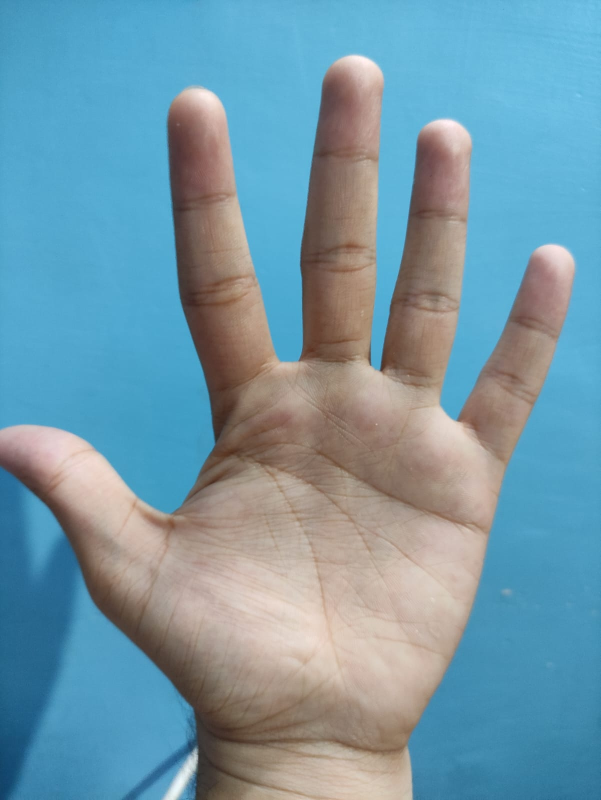
#> input picture Palmprint-detection-project/custom-images/image_rohit1.jpg, 1201 x 1600 px, given as the content of the folder dataset, which was not available (shown at 1/2 size)
$ jupyter execute --allow-errors end_to_end_palmprint_detection.ipynb   (shell and % lines are left out)   (text cells are left out)
#> lines starting #> are read from the running program, lines starting #| are printed output that depends on the picture; after the words box and inside, x2 and y2 are one past the last pixel; in counts of white or black regions, pixels touching at a corner belong together; pictures that were not available may be replaced by others from this repository, and a replacement may not be noted
[cell 1]
#Check gpu usage
import tensorflow as tf
tf.config.list_physical_devices()
#> (this line was passed over: tensorflow is not available in this run)

[cell 2]
#Importing necessary modules
import pandas as pd
import numpy as np
import matplotlib.pyplot as plt
import seaborn as sns
import cv2 as cv
import os

[cell 3]
# defining dataset path and All labels
DATA_PATH = "dataset"
unique_labels = os.listdir(DATA_PATH)
unique_labels

[cell 4]
#Extracting image ids and image paths and labels with respect to that
image_id = []
labels = []
image_paths = []
for label in os.listdir(DATA_PATH):
    IMG_DIR = os.path.join(DATA_PATH,label)
    for image in os.listdir(IMG_DIR):
        image_id.append(image)
        labels.append(label)
        image_paths.append(os.path.join(IMG_DIR,image))

len(image_id),len(labels), len(image_paths)

[cell 5]
image_id[:10], labels[:10], image_paths[:10]

#> (a cell that did not finish here is left out)

[cell 7]
pd.Series(labels).value_counts().plot.bar(figsize=(10,6))
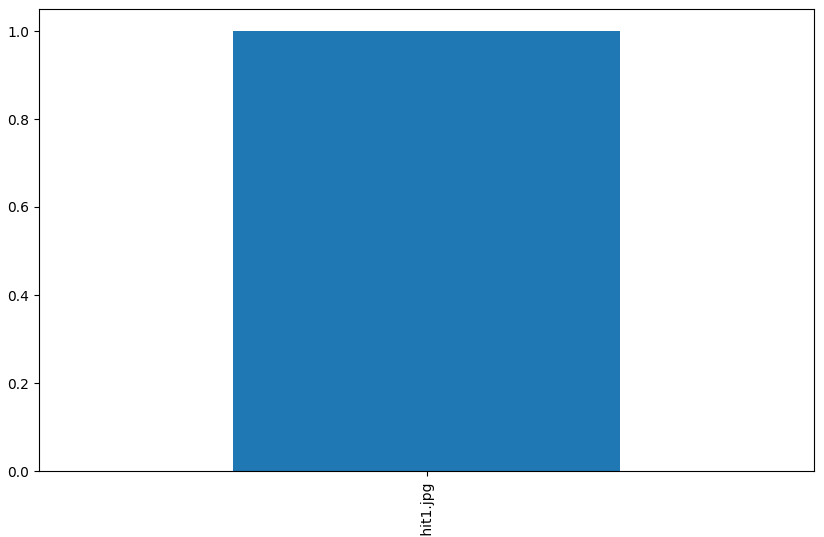
#> figure drawn by matplotlib, 1 panel

[cell 8]
from numpy import expand_dims
from keras.preprocessing.image import ImageDataGenerator
from matplotlib import pyplot

#> (the rest of this cell did not finish here and is left out)

#> (a cell that did not finish here is left out)

[cell 10]
from numpy import expand_dims
from keras.preprocessing.image import ImageDataGenerator
from matplotlib import pyplot
def data_agumentation(image_paths,image_labels):
    gen = ImageDataGenerator(rotation_range=20,
                        horizontal_flip=True,
                        brightness_range=[0.2,2],
                        zoom_range=0.2,
                        width_shift_range=0.1)
    for index in range(len(image_paths)):
        image = plt.imread(image_paths[index])
        image = np.expand_dims(image,0)
        i =0
        print(f"Processing {image_labels[index]}")
        for batch in gen.flow(image,batch_size=1,save_to_dir="agumented/"+image_labels[index],
                              save_prefix=image_labels[index],save_format = 'jpg'):
            i+=1
            if i>5:
                break

[cell 11]

#Wall time: 1h 54min 21s
# agumented_labels = data_agumentation(image_paths, labels)

[cell 12]
Agumented_id = []
Agumented_labels = []
Agumented_paths = []
PATH = "agumented"
for label in os.listdir(PATH):
    AUG_DIR = os.path.join(PATH,label)
    for image in os.listdir(AUG_DIR):
        Agumented_id.append(image)
        Agumented_labels.append(label)
        Agumented_paths.append(os.path.join(AUG_DIR,image))

len(Agumented_id),len(Agumented_labels), len(Agumented_paths)

[cell 13]
All_image_id = image_id+Agumented_id
All_labels = labels + Agumented_labels
All_image_paths = image_paths + Agumented_paths
len(All_image_id), len(All_image_paths), len(All_labels)

[cell 14]
#Creating DataFrame with final dataset
df = pd.DataFrame({"ID":All_image_id, "Paths":All_image_paths, "Labels":All_labels})
df.tail(200)

[cell 15]
df.Labels.value_counts().plot.bar(figsize=(10,6));
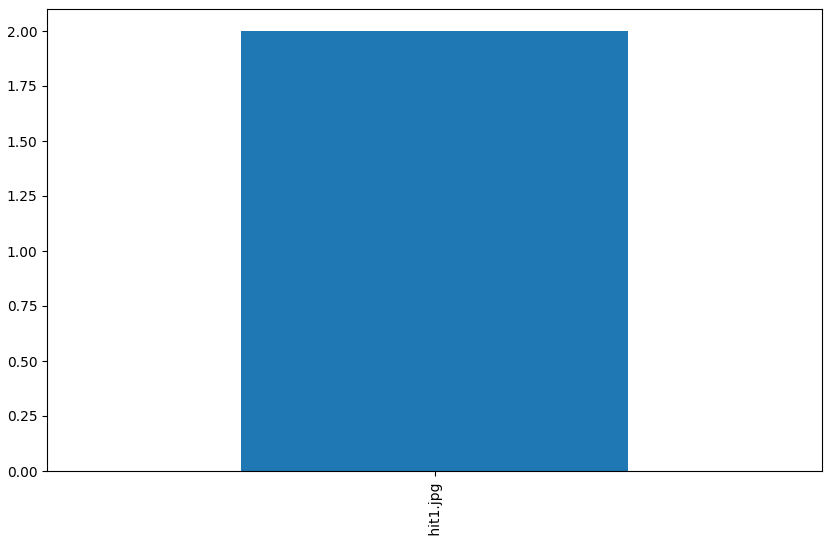
#> figure drawn by matplotlib, 1 panel

[cell 16]
from sklearn.compose import ColumnTransformer
from sklearn.preprocessing import OneHotEncoder

encoder = OneHotEncoder()
categorical_feature = ["Labels"]
transformer = ColumnTransformer([('encoder',encoder,categorical_feature)])
transformed_label = transformer.fit_transform(df)
#> (the rest of this cell did not finish here and is left out)

#> (a cell that did not finish here is left out)

[cell 18]
transformed_label.dtype

[cell 19]
IMGSIZE=1000
image = cv.imread(df.Paths[0])
#> image is the input picture: shape (1600, 1201, 3); mean B, G, R 168.3, 152.5, 115.1
image = cv.cvtColor(image,cv.COLOR_BGR2GRAY)
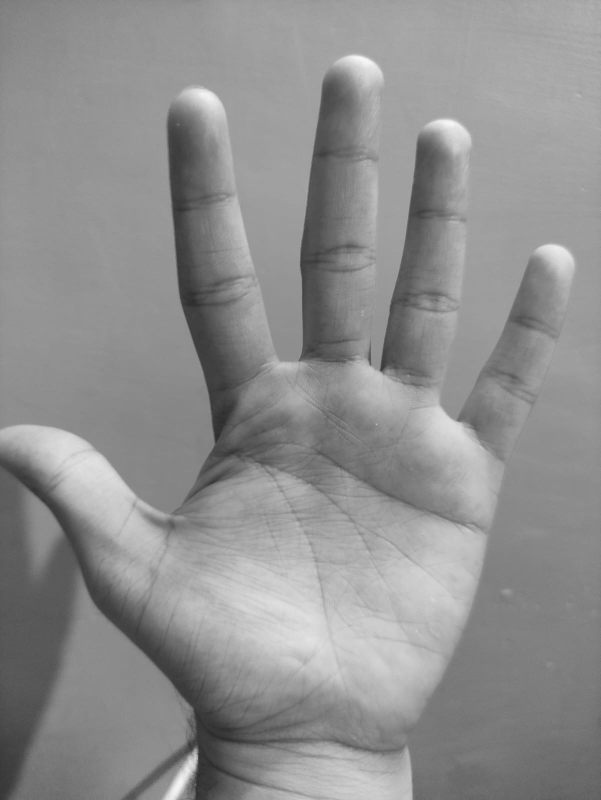
#> image: shape (1600, 1201) (shown at 1/2 size); min 42, max 250, mean 143.1
image = cv.resize(image, (IMGSIZE,IMGSIZE))
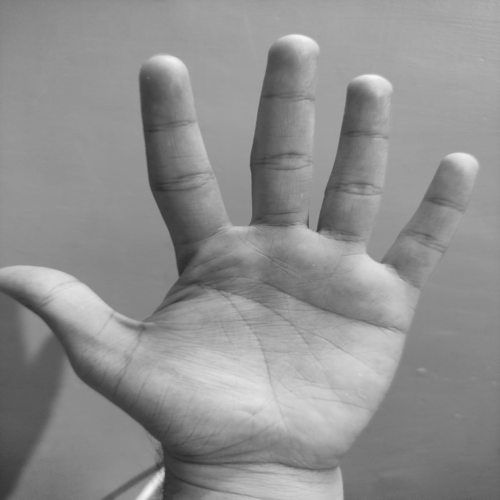
#> image: shape (1000, 1000) (shown at 1/2 size); min 42, max 249, mean 143.1
plt.imshow(image,cmap='gray');

[cell 20]
wavelength = 5
orientation = 0
phase_offset = 1*np.pi
sigma = 3
# This all above values are obtained through different try and error
# And this values are depend on which type of image you are working
g_kernel = cv.getGaborKernel((wavelength, wavelength), sigma, orientation, wavelength, 0.5, 0)
#Applying filter to image
fimage = cv.filter2D(image, cv.CV_8UC3, g_kernel)
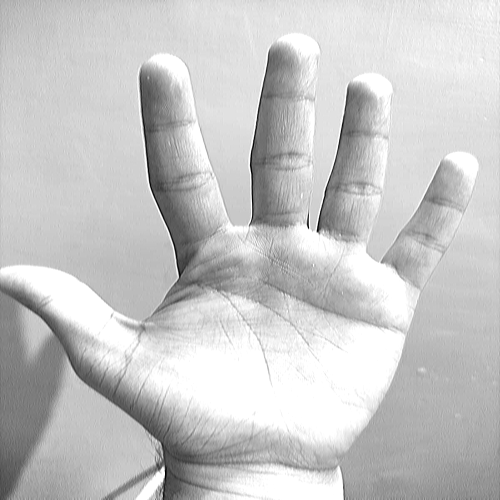
#> fimage: shape (1000, 1000) (shown at 1/2 size); min 0, max 255, mean 198.7
plt.imshow(fimage,cmap='gray');

[cell 21]
mblur=cv.medianBlur(fimage,5)
plt.imshow(mblur,cmap='gray');

[cell 22]
meanth=cv.adaptiveThreshold(mblur,255,cv.ADAPTIVE_THRESH_MEAN_C,cv.THRESH_BINARY,11,2)
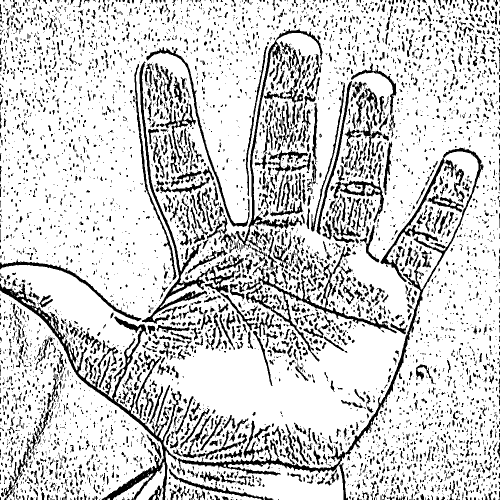
#> meanth: shape (1000, 1000) (shown at 1/2 size); 81.4% white; 5783 black regions (4237 under 20 px), largest, box (x1, y1, x2, y2) and area: (354, 295, 967, 966) 11874, (0, 567, 357, 1000) 10635, (279, 123, 469, 648) 5973
plt.imshow(meanth,cmap='gray');

[cell 23]
gaussianth=cv.adaptiveThreshold(mblur,255,cv.ADAPTIVE_THRESH_GAUSSIAN_C,cv.THRESH_BINARY,11,2)
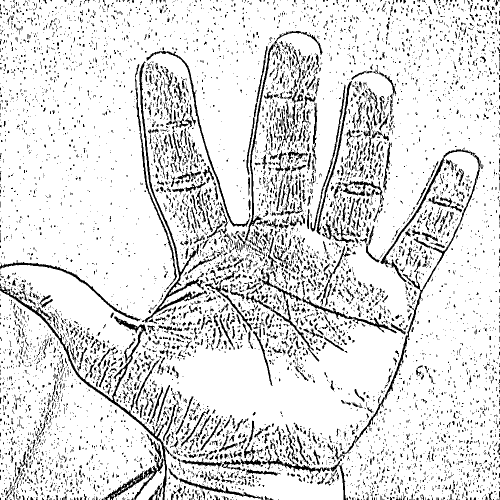
#> gaussianth: shape (1000, 1000) (shown at 1/2 size); 87.1% white; 8042 black regions (6855 under 20 px), largest, box (x1, y1, x2, y2) and area: (0, 567, 345, 1000) 4742, (670, 298, 962, 919) 4469, (279, 123, 414, 645) 3584
plt.imshow(gaussianth,cmap='gray');

[cell 24]
IMGSIZE = 1000 #seting up image size
def preprocessing_image(image_path,mean_thresholding = True,wavelenght = 5, orientation= 0, phase_offset = 1*np.pi, sigma = 3):
    """
    preprocess the images using list of image paths and returns an array of filtered images
    by default Apply Mean_thresholding to images
    if mean_thresholding is set to False then Apply Guassian Thresholding
    """
    if mean_thresholding:
        image = cv.imread(image_path)
        image = cv.cvtColor(image,cv.COLOR_BGR2GRAY)
        image = cv.resize(image, (IMGSIZE,IMGSIZE))
        #Applying Gabor filter - setup kernel for it
        g_kernel = cv.getGaborKernel((wavelength, wavelength), sigma, orientation, wavelength, 0.5, 0)
        #Applying filter to image
        fimage = cv.filter2D(image, cv.CV_8UC3, g_kernel)
        #Apply Median Blue
        mblur=cv.medianBlur(fimage,5)
        # Apply mean thresholding
        meanth=cv.adaptiveThreshold(mblur,255,cv.ADAPTIVE_THRESH_MEAN_C,cv.THRESH_BINARY,11,2)
        return meanth
    else:
        image = cv.imread(image_path)
        image = cv.cvtColor(image,cv.COLOR_BGR2GRAY)
        image = cv.resize(image, (IMGSIZE,IMGSIZE))
        #Applying Gabor filter - setup kernel for it
        g_kernel = cv.getGaborKernel((wavelength, wavelength), sigma, orientation, wavelength, 0.5, 0)
        #Applying filter to image
        fimage = cv.filter2D(image, cv.CV_8UC3, g_kernel)
        #Apply Median Blue
        mblur=cv.medianBlur(fimage,5)
        # Apply mean thresholding
        gaussianth=cv.adaptiveThreshold(mblur,255,cv.ADAPTIVE_THRESH_GAUSSIAN_C,cv.THRESH_BINARY,11,2)
        return gaussianth

#> (a cell that did not finish here is left out)

#> (a cell that did not finish here is left out)

[cell 27]
# before that we have to get all of our images in processed form
def process_images(filenames = df.Paths):
    processed_images = []
    for path in filenames:
        processed_images.append(preprocessing_image(path))
    return processed_images

[cell 28]
X = process_images()
#> X = 2 items

[cell 29]
len(X)
#> Out = 2
